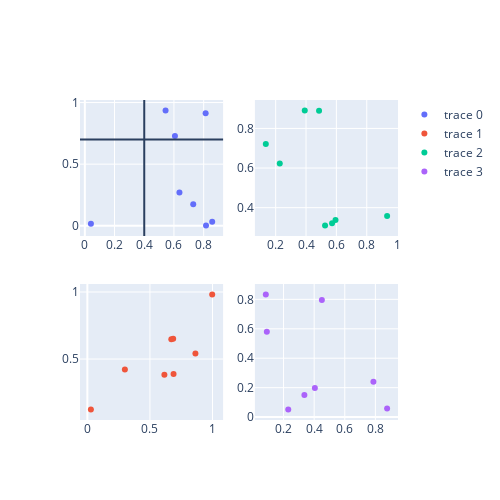

This figure's notebook cell:
### Code cell
import plotly.graph_objects as go
from plotly.subplots import make_subplots

fig = make_subplots(rows=2, cols=2)

for j, col in enumerate(["foo", "bar"]):
    for i, row in enumerate([1, 2]):
        data = df.groupby(["A", "B"]).get_group((col, row))
        fig.add_trace(
            go.Scatter(
                x=data["D"],
                y=data["E"],
                mode="markers",
            ),
            row=i + 1,
            col=j + 1,
        )

fig.update_layout(width=500, height=500)
fig.add_hline(y=0.7, row=1, col=1)
fig.add_vline(x=0.4, row=1, col=1)

### Figure 1 — Plotly figure (JSON) as saved in the notebook; plotly's stock layout.template omitted (floating-point values rounded to 4 significant figures)
{"data": [{"mode": "markers", "type": "scatter", "x": [0.637, 0.04097, 0.8133, 0.6066, 0.5436, 0.8159, 0.8574, 0.7297], "xaxis": "x", "y": [0.2698, 0.01653, 0.9128, 0.7295, 0.9351, 0.002739, 0.03359, 0.1757], "yaxis": "y"}, {"mode": "markers", "type": "scatter", "x": [0.8632, 0.2997, 0.02832, 0.6706, 0.6154, 0.9972, 0.6855, 0.6884], "xaxis": "x3", "y": [0.5415, 0.4227, 0.1243, 0.6472, 0.3837, 0.9808, 0.6505, 0.3889], "yaxis": "y3"}, {"mode": "markers", "type": "scatter", "x": [0.1351, 0.5254, 0.4858, 0.934, 0.5715, 0.5943, 0.3916, 0.2272], "xaxis": "x2", "y": [0.7215, 0.3102, 0.8895, 0.3578, 0.3219, 0.3379, 0.8903, 0.6232], "yaxis": "y2"}, {"mode": "markers", "type": "scatter", "x": [0.08402, 0.7871, 0.8765, 0.3361, 0.4503, 0.2306, 0.4046, 0.09075], "xaxis": "x4", "y": [0.8326, 0.2394, 0.05857, 0.1503, 0.7963, 0.05202, 0.1985, 0.5803], "yaxis": "y4"}], "layout": {"height": 500, "shapes": [{"type": "line", "x0": 0, "x1": 1, "xref": "x domain", "y0": 0.7, "y1": 0.7, "yref": "y"}, {"type": "line", "x0": 0.4, "x1": 0.4, "xref": "x", "y0": 0, "y1": 1, "yref": "y domain"}], "width": 500, "xaxis": {"anchor": "y", "autorange": true, "domain": [0, 0.45], "range": [-0.03281, 0.9312], "type": "linear"}, "xaxis2": {"anchor": "y2", "autorange": true, "domain": [0.55, 1], "range": [0.06289, 1.006], "type": "linear"}, "xaxis3": {"anchor": "y3", "autorange": true, "domain": [0, 0.45], "range": [-0.05924, 1.085], "type": "linear"}, "xaxis4": {"anchor": "y4", "autorange": true, "domain": [0.55, 1], "range": [0.0124, 0.9481], "type": "linear"}, "yaxis": {"anchor": "x", "autorange": true, "domain": [0.575, 1], "range": [-0.08287, 1.021], "type": "linear"}, "yaxis2": {"anchor": "x2", "autorange": true, "domain": [0.575, 1], "range": [0.257, 0.9435], "type": "linear"}, "yaxis3": {"anchor": "x3", "autorange": true, "domain": [0, 0.425], "range": [0.04564, 1.059], "type": "linear"}, "yaxis4": {"anchor": "x4", "autorange": true, "domain": [0, 0.425], "range": [-0.01965, 0.9043], "type": "linear"}}}
